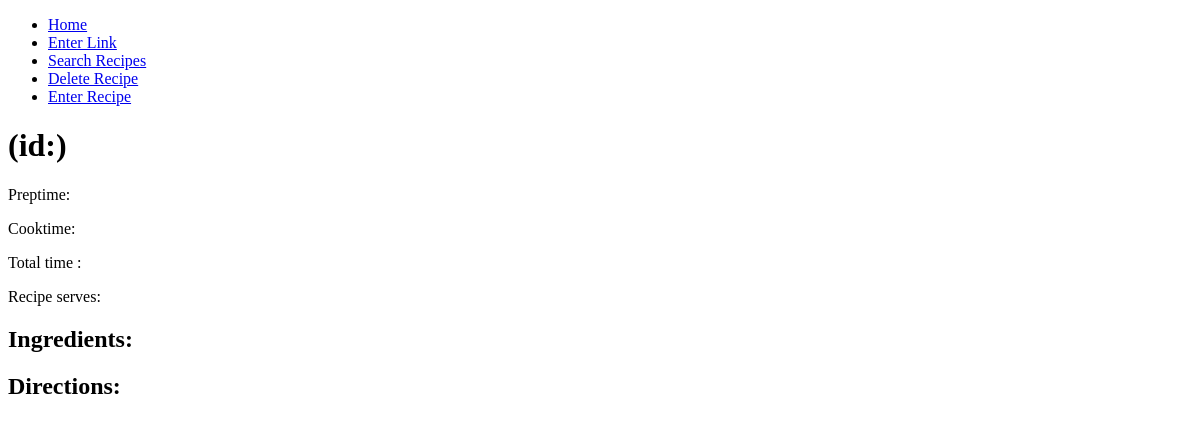
/showrecipe/7, run on an earlier commit of the app's database.
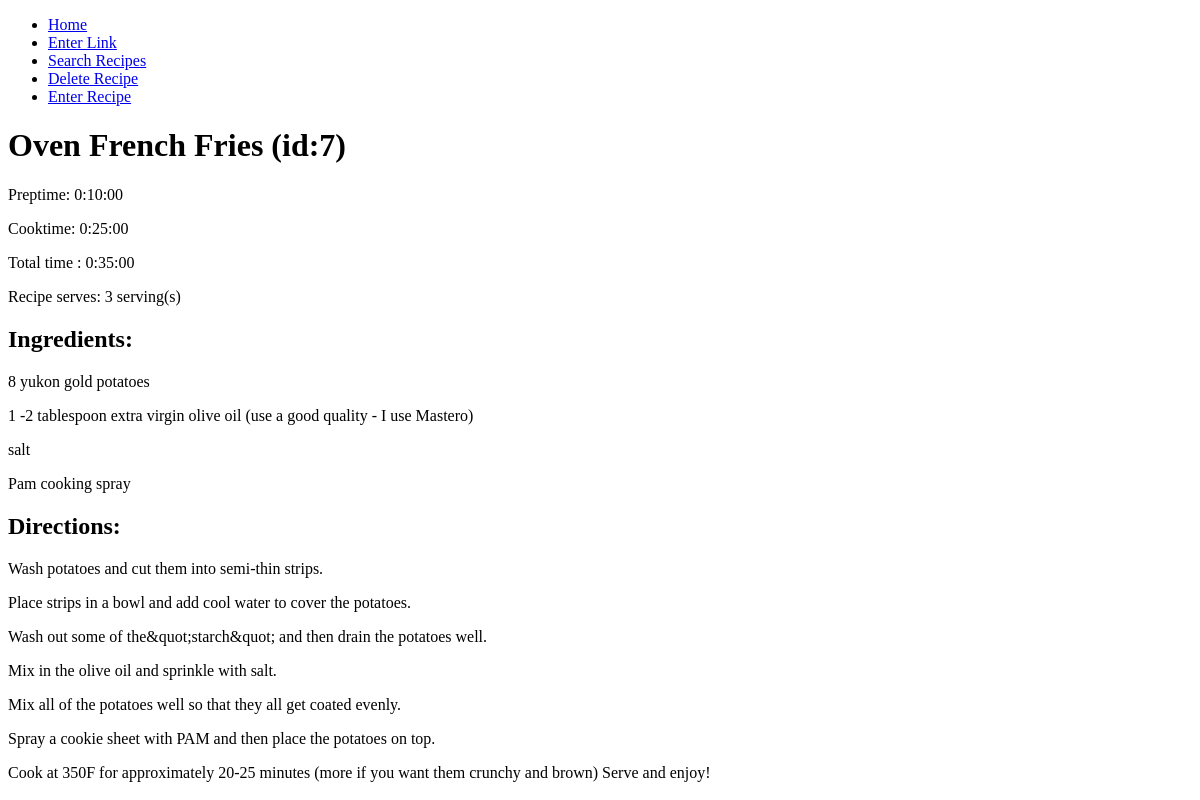
And on a later commit of the database.
### recipeapp/models.py (models this page shows, shortened)
class Recipe(db.Model):
    __tablename__ = 'recipes'
    id = db.Column(db.Integer, primary_key=True)
    title = db.Column(db.String(), nullable = False)
    source = db.Column(db.String())
    preptime = db.Column(db.Interval())
    cooktime = db.Column(db.Interval())
    totaltime = db.Column(db.Interval())
    serves = db.Column(db.String(30))
    directions = db.relationship('Directions', backref = 'recipe', cascade="all, delete-orphan")
    ingredients = db.relationship('Ingredient', backref = 'recipe', cascade="all, delete-orphan")

class Ingredient(db.Model):
    __tablename__ = 'ingredients'
    id = db.Column(db.Integer, primary_key=True)
    line = db.Column(db.String())
    recipe_id = db.Column(db.Integer, db.ForeignKey('recipes.id'))
    def __repr__(self):
        return f'{self.line}'

class Directions(db.Model):
    __tablename__ = 'directions'
    id = db.Column(db.Integer, primary_key=True)
    line = db.Column(db.String())
    recipe_id = db.Column(db.Integer, db.ForeignKey('recipes.id'))
    def __repr__(self):
        return f'{self.line}'

### recipeapp/routes.py (the view)
@app.route('/showrecipe/<id>', methods=['POST', 'GET'])
def showrecipe(id):
    recipe_id = id
    recipe = Recipe.query.get(recipe_id)
    return render_template('showrecipe.html', recipe=recipe)

### recipeapp/templates/showrecipe.html
{% extends 'layout.html' %}
{% block content %}
    <h1>{{ recipe.title }} (id:{{ recipe.id }})</h1>
    <p>Preptime:  {{ recipe.preptime }}</p>
    <p>Cooktime:  {{ recipe.cooktime }}</p>
    <p>Total time : {{ recipe.totaltime }}</p>
    <p>Recipe serves:  {{ recipe.serves }}</p>
    <h2>Ingredients:</h2>
    {% for line in recipe.ingredients %}
      <p>{{ line }}</p>
    {% endfor %}
    <h2>Directions:</h2>
    {% for line in recipe.directions %}
      <p>{{ line }}</p>
    {% endfor %}
{% endblock content %}

### recipeapp/templates/layout.html (shortened to what this page needs)
<!DOCTYPE html>
<html lang="en">
  <head>
  </head>
  <nav class="navbar navbar-expand-lg navbar-dark primary-color">
    <div class="collapse navbar-collapse" id="navbarNav">
      <ul class="navbar-nav">
        <li class="nav-item active">
          <a class="nav-link" href="{{ url_for('home') }}">Home</a>
        </li>
        <li class="nav-item">
          <a class="nav-link" href="{{ url_for('enterlink') }}">Enter Link</a>
        </li>
        <li class="nav-item">
          <a class="nav-link" href="{{ url_for('search') }}">Search Recipes</a>
        </li>
        <li class="nav-item">
          <a class="nav-link" href="{{ url_for('delete') }}">Delete Recipe</a>
        </li>
        <li class="nav-item">
          <a class="nav-link" href="{{ url_for('enter') }}">Enter Recipe</a>
        </li>
      </ul>
    </div>
  </nav>
  <body>
    {% block content %}{% endblock content %}
  </body>
</html>

What changed in the data, as far as the page shows it:
added Recipe: title "Oven French Fries", id "7", preptime "0:10:00", cooktime "0:25:00", totaltime "0:35:00", serves "3 serving(s)"
added Ingredient: line "8 yukon gold potatoes"
added Ingredient: line "1 -2 tablespoon extra virgin olive oil (use a good quality - I use Mastero)"
added Ingredient: line "salt"
added Ingredient: line "Pam cooking spray"
added Directions: line "Wash potatoes and cut them into semi-thin strips."
added Directions: line "Place strips in a bowl and add cool water to cover the potatoes."
added Directions: line "Wash out some of the&quot;starch&quot; and then drain the potatoes well."
added Directions: line "Mix in the olive oil and sprinkle with salt."
added Directions: line "Mix all of the potatoes well so that they all get coated evenly."
added Directions: line "Spray a cookie sheet with PAM and then place the potatoes on top."
added Directions: line "Cook at 350F for approximately 20-25 minutes (more if you want them crunchy and brown) Serve and enjoy!"
